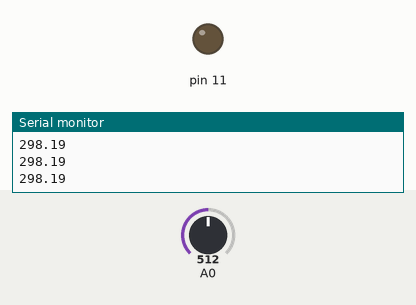
This sketch was run on a simulated Arduino Uno, built with avr-gcc and run on an emulated ATmega328P. On the bench: output pins drawn as LEDs (lit = HIGH), the last lines printed to the serial monitor. The test bench sets the inputs (shaded band); at power-on: A0 = 512.

Above: at 1.2 s.
1.3 s: A0 set to 716
At 2.5 s:
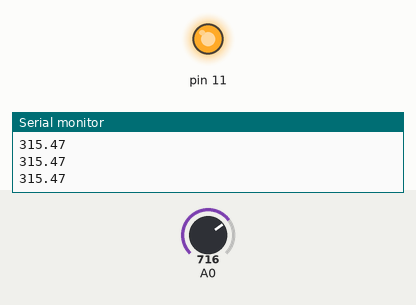
2.8 s: A0 set to 511
At 3.1 s:
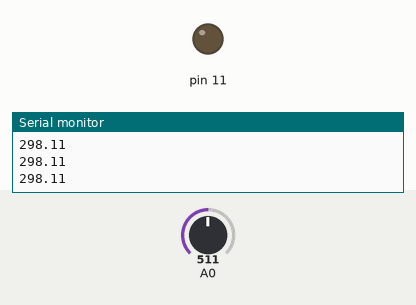
4.3 s: A0 set to 900
At 4.9 s:
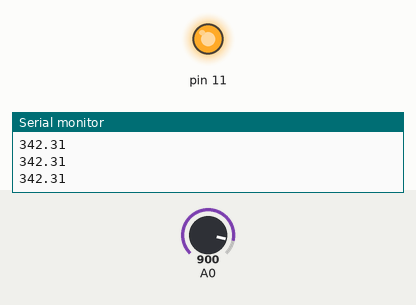
Timing chart, 0 to 7.3 s (numbered marks = the images above; inputs shaded):
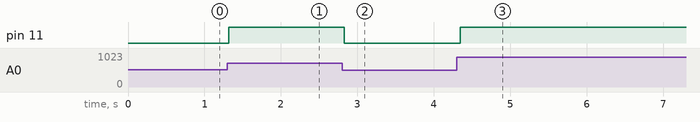

Measured:
- after the input at 1.3 s, pin 11: LOW → HIGH at once
- after the input at 2.8 s, pin 11: HIGH → LOW at once
- after the input at 4.3 s, pin 11: LOW → HIGH after 0.05 s

The sketch:

Fan_PIDControl.ino
```cpp
//PID configuration
double cp = 1;
double ci = 0;
double cd = 0.1;

//Temperature measurement variables
const float R2 = 100000;    // Resistance at T0 (in Ohm)
const float R0 = (1023/510 - 1)*R2;   //R1 at T0
const float B = 4600;       // B-value in [4250K, 4299K]
const float T0 = 298.15;    // Room temperature 25°C
float V_meas;
double T;
float R;

// Variables used for PID control function
double dt;
double now;
double prev;
double error;
double lasterr;
double in, out;
double integral, derivative;
double T_eq;
int duty;

void setup() {
  Serial.begin(9600);
  pinMode(11, OUTPUT);
  pinMode(2, INPUT);
  T_eq = 300;         // Equilibrium temperature we want to achieve

}

void loop() {
  // Temp calculation (using eqs 8 and 9 from Manual)
  V_meas = analogRead(0);
  R = (1023 / V_meas - 1) * R0;
  T = 1 / (log(R / R0) / B + 1 / T0);

  // Print current T to Serial
  //Serial.println(T);

  // Get PID output
  out = PID(T);
  Serial.println(T);
  out *= 100;
  duty = map(out, 0, 100, 0, 255);
  analogWrite(11, duty);
  delay(100);
}

double PID(double T) {
  now = millis();
  dt = (double)(now - prev);

  error = T - T_eq;                           // error term
  integral += error * dt / 1000;              // integral term
  derivative = (error - lasterr) * 1000 / dt; // derivative term

  // Calculate output
  double out = cp * error + ci * integral + cd * derivative;

  // Store current values of error and time
  lasterr = error;
  prev = now;

  // Set 0, 1 as min/max of PID
  if (out >= 1) {
    out = 1;
  }
  if (out <= 0) {
    out = 0;
  }

  return out;
}
```
